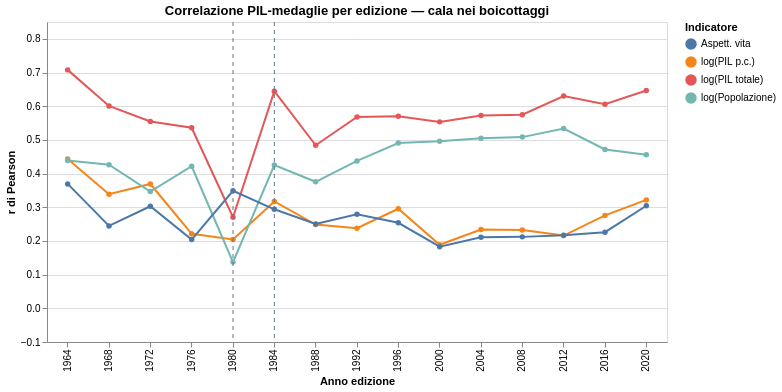

Notebook cell for this chart:
### Markdown cell above
Calcolo la correlazione PIL-medaglie per ogni edizione olimpica separatamente.
Se la linea cala, vuol dire che quell'anno la relazione economica si è indebolita.

### Code cell
# Pearson r per ogni edizione
results = []
summer_years = df_summer["year"].unique()
for year, grp in df_winners.groupby("year"):
    if year not in summer_years: continue
    sub = grp[["total","log_gdp_total","log_gdp_pc","log_pop","SP.DYN.LE00.IN"]].dropna()
    if len(sub) < 10: continue
    for col, label in [("log_gdp_total","log(PIL totale)"),
                        ("log_gdp_pc","log(PIL p.c.)"),
                        ("log_pop","log(Popolazione)"),
                        ("SP.DYN.LE00.IN","Aspett. vita")]:
        r_val, _ = stats.pearsonr(sub["total"], sub[col])
        results.append({"year":year,"variabile":label,"r":r_val})

corr_time = pd.DataFrame(results)

# Linee verticali per i boicottaggi
boycott_df = pd.DataFrame({"year":[1980,1984], "label":["Boic. USA","Boic. URSS"]})

lines = (
    alt.Chart(corr_time)
    .mark_line(point=True)
    .encode(
        x=alt.X("year:O", title="Anno edizione"),
        y=alt.Y("r:Q", title="r di Pearson", scale=alt.Scale(domain=[-0.1, 0.85])),
        color=alt.Color("variabile:N", title="Indicatore"),
        tooltip=["year:O","variabile:N", alt.Tooltip("r:Q", format=".3f")]
    )
)

boycott_rules = (
    alt.Chart(boycott_df)
    .mark_rule(strokeDash=[4,4], color=GRAY)
    .encode(x="year:O", tooltip=["label:N"])
)

(lines + boycott_rules).properties(
    title="Correlazione PIL-medaglie per edizione — cala nei boicottaggi",
    width=620, height=320
).interactive().display()

### Figure 1 — Vega-Lite specification as saved in the notebook (floating-point values rounded to 4 significant figures)
{"config": {"view": {"continuousWidth": 300, "continuousHeight": 300}}, "layer": [{"data": {"name": "data-a0c57fbd7b36b4bdd8b9135e12ac3dd8"}, "mark": {"type": "line", "point": true}, "encoding": {"color": {"field": "variabile", "title": "Indicatore", "type": "nominal"}, "tooltip": [{"field": "year", "type": "ordinal"}, {"field": "variabile", "type": "nominal"}, {"field": "r", "format": ".3f", "type": "quantitative"}], "x": {"field": "year", "title": "Anno edizione", "type": "ordinal"}, "y": {"field": "r", "scale": {"domain": [-0.1, 0.85]}, "title": "r di Pearson", "type": "quantitative"}}, "name": "view_42668ddf6f537b4c_0"}, {"data": {"name": "data-70ee067e5f70852f268ee360e5f9b0e8"}, "mark": {"type": "rule", "color": "#64748B", "strokeDash": [4, 4]}, "encoding": {"tooltip": [{"field": "label", "type": "nominal"}], "x": {"field": "year", "type": "ordinal"}}}], "height": 320, "params": [{"name": "param_1e9efca18e7a2868", "select": {"type": "interval", "encodings": ["x", "y"]}, "bind": "scales", "views": ["view_42668ddf6f537b4c_0"]}], "title": "Correlazione PIL-medaglie per edizione — cala nei boicottaggi", "width": 620, "$schema": "https://vega.github.io/schema/vega-lite/v6.1.0.json", "datasets": {"data-a0c57fbd7b36b4bdd8b9135e12ac3dd8": [{"year": 1964, "variabile": "log(PIL totale)", "r": 0.7079}, {"year": 1964, "variabile": "log(PIL p.c.)", "r": 0.4435}, {"year": 1964, "variabile": "log(Popolazione)", "r": 0.4391}, {"year": 1964, "variabile": "Aspett. vita", "r": 0.3693}, {"year": 1968, "variabile": "log(PIL totale)", "r": 0.6009}, {"year": 1968, "variabile": "log(PIL p.c.)", "r": 0.3388}, {"year": 1968, "variabile": "log(Popolazione)", "r": 0.4261}, {"year": 1968, "variabile": "Aspett. vita", "r": 0.2447}, {"year": 1972, "variabile": "log(PIL totale)", "r": 0.5545}, {"year": 1972, "variabile": "log(PIL p.c.)", "r": 0.3691}, {"year": 1972, "variabile": "log(Popolazione)", "r": 0.3466}, {"year": 1972, "variabile": "Aspett. vita", "r": 0.3029}, {"year": 1976, "variabile": "log(PIL totale)", "r": 0.5361}, {"year": 1976, "variabile": "log(PIL p.c.)", "r": 0.221}, {"year": 1976, "variabile": "log(Popolazione)", "r": 0.4217}, {"year": 1976, "variabile": "Aspett. vita", "r": 0.204}, {"year": 1980, "variabile": "log(PIL totale)", "r": 0.2705}, {"year": 1980, "variabile": "log(PIL p.c.)", "r": 0.2043}, {"year": 1980, "variabile": "log(Popolazione)", "r": 0.1372}, {"year": 1980, "variabile": "Aspett. vita", "r": 0.3491}, {"year": 1984, "variabile": "log(PIL totale)", "r": 0.6445}, {"year": 1984, "variabile": "log(PIL p.c.)", "r": 0.3172}, {"year": 1984, "variabile": "log(Popolazione)", "r": 0.4254}, {"year": 1984, "variabile": "Aspett. vita", "r": 0.294}, {"year": 1988, "variabile": "log(PIL totale)", "r": 0.4841}, {"year": 1988, "variabile": "log(PIL p.c.)", "r": 0.2487}, {"year": 1988, "variabile": "log(Popolazione)", "r": 0.3756}, {"year": 1988, "variabile": "Aspett. vita", "r": 0.2504}, {"year": 1992, "variabile": "log(PIL totale)", "r": 0.5679}, {"year": 1992, "variabile": "log(PIL p.c.)", "r": 0.238}, {"year": 1992, "variabile": "log(Popolazione)", "r": 0.4376}, {"year": 1992, "variabile": "Aspett. vita", "r": 0.2791}, {"year": 1996, "variabile": "log(PIL totale)", "r": 0.5701}, {"year": 1996, "variabile": "log(PIL p.c.)", "r": 0.2955}, {"year": 1996, "variabile": "log(Popolazione)", "r": 0.4906}, {"year": 1996, "variabile": "Aspett. vita", "r": 0.254}, {"year": 2000, "variabile": "log(PIL totale)", "r": 0.5535}, {"year": 2000, "variabile": "log(PIL p.c.)", "r": 0.1888}, {"year": 2000, "variabile": "log(Popolazione)", "r": 0.4961}, {"year": 2000, "variabile": "Aspett. vita", "r": 0.183}, {"year": 2004, "variabile": "log(PIL totale)", "r": 0.5726}, {"year": 2004, "variabile": "log(PIL p.c.)", "r": 0.2342}, {"year": 2004, "variabile": "log(Popolazione)", "r": 0.5052}, {"year": 2004, "variabile": "Aspett. vita", "r": 0.211}, {"year": 2008, "variabile": "log(PIL totale)", "r": 0.5747}, {"year": 2008, "variabile": "log(PIL p.c.)", "r": 0.2323}, {"year": 2008, "variabile": "log(Popolazione)", "r": 0.5083}, {"year": 2008, "variabile": "Aspett. vita", "r": 0.2121}, {"year": 2012, "variabile": "log(PIL totale)", "r": 0.63}, {"year": 2012, "variabile": "log(PIL p.c.)", "r": 0.216}, {"year": 2012, "variabile": "log(Popolazione)", "r": 0.5337}, {"year": 2012, "variabile": "Aspett. vita", "r": 0.2172}, {"year": 2016, "variabile": "log(PIL totale)", "r": 0.6061}, {"year": 2016, "variabile": "log(PIL p.c.)", "r": 0.2758}, {"year": 2016, "variabile": "log(Popolazione)", "r": 0.4717}, {"year": 2016, "variabile": "Aspett. vita", "r": 0.2261}, {"year": 2020, "variabile": "log(PIL totale)", "r": 0.6464}, {"year": 2020, "variabile": "log(PIL p.c.)", "r": 0.3218}, {"year": 2020, "variabile": "log(Popolazione)", "r": 0.4558}, {"year": 2020, "variabile": "Aspett. vita", "r": 0.3044}], "data-70ee067e5f70852f268ee360e5f9b0e8": [{"year": 1980, "label": "Boic. USA"}, {"year": 1984, "label": "Boic. URSS"}]}}
